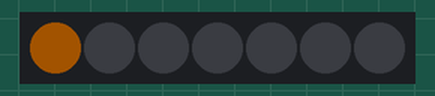
Recording of a sketch running on a simulated Arduino Uno, built with avr-gcc and run on an emulated ATmega328P. Shown: 7 RGB LEDs in strip order, left to right. Dim RGB values are drawn brighter than linear.

Above: at 0.1 s.
At 0.6 s:
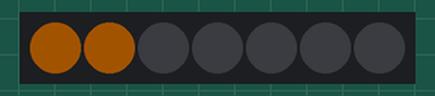
At 1.1 s:
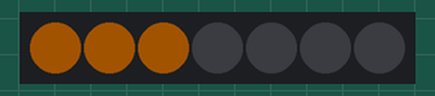
At 1.6 s:
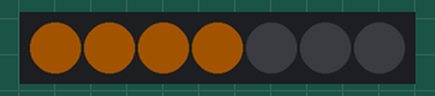
At 2.1 s:
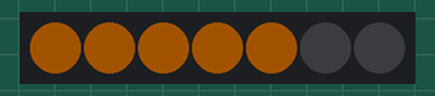
At 3.1 s:
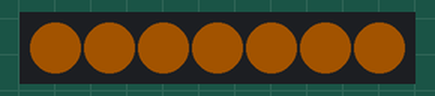

Measured:
- what the display in image 1 shows lasts 0.5 s, from 0.5 s to 1.0 s

The sketch:

neopixel_mats.ino
```cpp
#include <Adafruit_NeoPixel.h>

#define PIN         0
#define NUMPIXELS   7

Adafruit_NeoPixel pixels = Adafruit_NeoPixel(NUMPIXELS, PIN, NEO_GRB + NEO_KHZ800);

void setup() {
  pixels.begin();
  pixels.setBrightness(40);
}

void loop() {
  for(int i=0;i<NUMPIXELS;i++){

    pixels.setPixelColor(i, pixels.Color(222,115,0));

    pixels.show();

    delay(500);

  }
}
```
